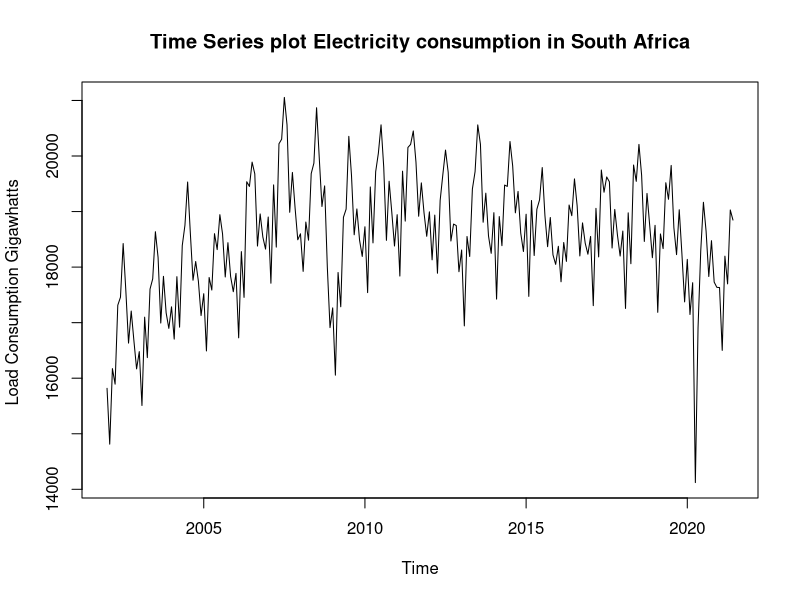
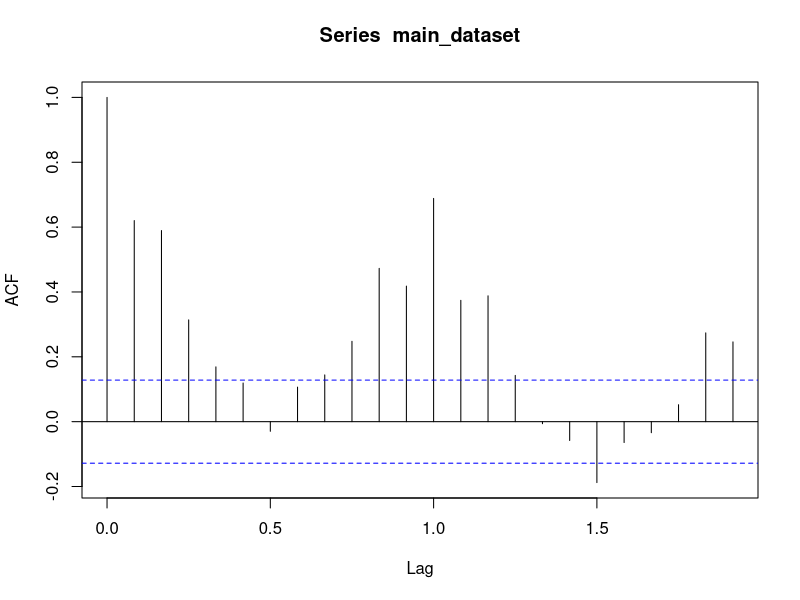
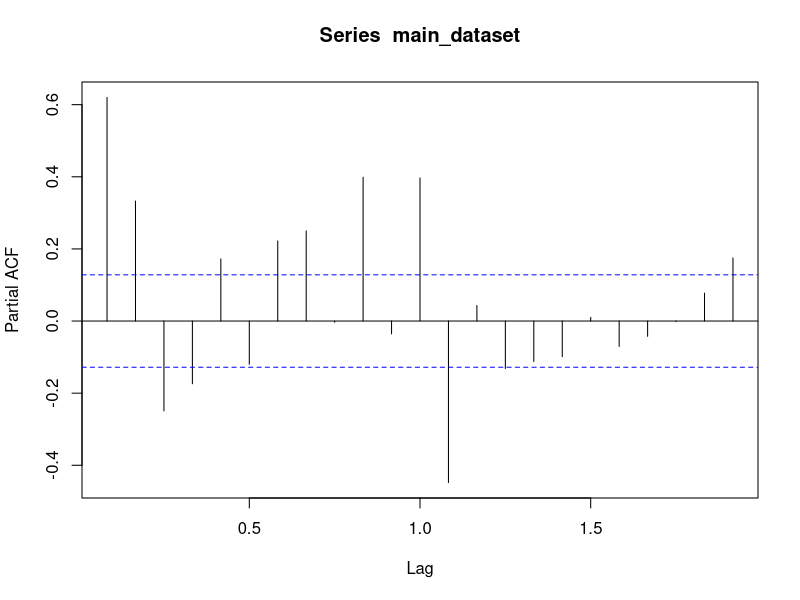

The R source for these figures, in order:
## ---- chunk 1
knitr::opts_chunk$set(echo = TRUE)
## ---- chunk 2
data_load=read.csv("dataset.csv")
main_dataset<-ts(data = data_load$Consumption,frequency = 12,start = c(2002,01),end = c(2021,06))
## ---- chunk 3
plot(main_dataset,ylab="Load Consumption Gigawhatts ",main="Time Series plot Electricity consumption in South Africa")

## ---- chunk 4
acf(main_dataset)
## ---- chunk 5
acf(main_dataset, type="partial")
